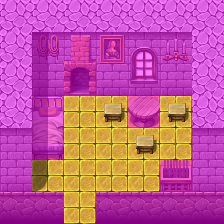

The image is a tile-based game level rendered from a .tmx file. Its description and source (layers, tilesets, objects; grid data summarised) follow:
An orthogonal 7x7 tile map with 32x32 px tiles, 4 tile layers (Ground, Objects, Above, Walkable), 11 tilesets and 10 objects (6x spawn, 3x script, mapchange).

<map version="1.0" orientation="orthogonal" width="7" height="7" tilewidth="32" tileheight="32">
    <tileset firstgid="1" name="map_12" tilewidth="32" tileheight="32">
        <image source="../drawable/map_12.png" width="256" height="256" />
    </tileset>
    <tileset firstgid="65" name="map_7" tilewidth="32" tileheight="32">
        <image source="../drawable/map_7.png" width="256" height="256" />
    </tileset>
    <tileset firstgid="129" name="map_5" tilewidth="32" tileheight="32">
        <image source="../drawable/map_5.png" width="256" height="256" />
    </tileset>
    <tileset firstgid="193" name="map_20" tilewidth="32" tileheight="32">
        <image source="../drawable/map_20.png" width="256" height="256" />
    </tileset>
    <tileset firstgid="257" name="map_25" tilewidth="32" tileheight="32">
        <image source="../drawable/map_25.png" width="256" height="256" />
    </tileset>
    <tileset firstgid="321" name="map_11" tilewidth="32" tileheight="32">
        <image source="../drawable/map_11.png" width="256" height="256" />
    </tileset>
    <tileset firstgid="385" name="map_10" tilewidth="32" tileheight="32">
        <image source="../drawable/map_10.png" width="256" height="256" />
    </tileset>
    <tileset firstgid="449" name="map_8" tilewidth="32" tileheight="32">
        <image source="../drawable/map_8.png" width="256" height="256" />
    </tileset>
    <tileset firstgid="513" name="map_0" tilewidth="32" tileheight="32">
        <image source="../drawable/map_0.png" width="256" height="256" />
    </tileset>
    <tileset firstgid="577" name="map_1" tilewidth="32" tileheight="32">
        <image source="../drawable/map_1.png" width="256" height="256" />
    </tileset>
    <tileset firstgid="641" name="map_2" tilewidth="32" tileheight="32">
        <image source="../drawable/map_2.png" width="256" height="256" />
    </tileset>
    <layer name="Ground" width="7" height="7">
        <data>[49 cells, 49 non-empty, 5 distinct tile ids]</data>
    </layer>
    <layer name="Objects" width="7" height="7">
        <data>[49 cells, 14 non-empty, 12 distinct tile ids]</data>
    </layer>
    <layer name="Above" width="7" height="7">
        <data>[49 cells, 5 non-empty, 2 distinct tile ids]</data>
    </layer>
    <layer name="Walkable" width="7" height="7">
        <data>[49 cells, 37 non-empty, 1 distinct tile ids]</data>
    </layer>
    <objectgroup name="Mapevents">
        <object name="entrance" type="mapchange" x="64" y="192" width="32" height="32">
            <properties>
                <property name="map" value="brimhaven_tavern_west" />
                <property name="place" value="backroom" />
            </properties>
        </object>
        <object name="blackjack_seat" type="script" x="128" y="128" width="32" height="32" />
        <object name="blackjack_left_seat" type="script" x="96" y="128" width="32" height="64" />
        <object name="blackjack_left_seat" type="script" x="160" y="128" width="32" height="32" />
    </objectgroup>
    <objectgroup name="Spawn">
        <object name="brv_blackjack_dealer" type="spawn" x="96" y="96" width="32" height="32">
            <properties>
                <property name="ignoreAreas" value="true" />
                <property name="spawngroup" value="brv_blackjack_dealer" />
            </properties>
        </object>
        <object name="brv_blackjack_gambler1" type="spawn" x="32" y="160" width="32" height="32">
            <properties>
                <property name="spawngroup" value="brv_blackjack_gambler1" />
            </properties>
        </object>
        <object name="brv_blackjack_gambler2" type="spawn" x="160" y="96" width="32" height="32">
            <properties>
                <property name="spawngroup" value="brv_blackjack_gambler2" />
            </properties>
        </object>
        <object name="brv_blackjack_dealer_evil" type="spawn" x="96" y="96" width="32" height="32">
            <properties>
                <property name="active" value="false" />
                <property name="ignoreAreas" value="true" />
                <property name="spawngroup" value="brv_blackjack_dealer_evil" />
            </properties>
        </object>
        <object name="brv_blackjack_gambler1_evil" type="spawn" x="32" y="160" width="32" height="32">
            <properties>
                <property name="active" value="false" />
                <property name="spawngroup" value="brv_blackjack_gambler1_evil" />
            </properties>
        </object>
        <object name="brv_blackjack_gambler2_evil" type="spawn" x="160" y="96" width="32" height="32">
            <properties>
                <property name="active" value="false" />
                <property name="spawngroup" value="brv_blackjack_gambler2_evil" />
            </properties>
        </object>
    </objectgroup>
    <objectgroup name="Keys" />
</map>
